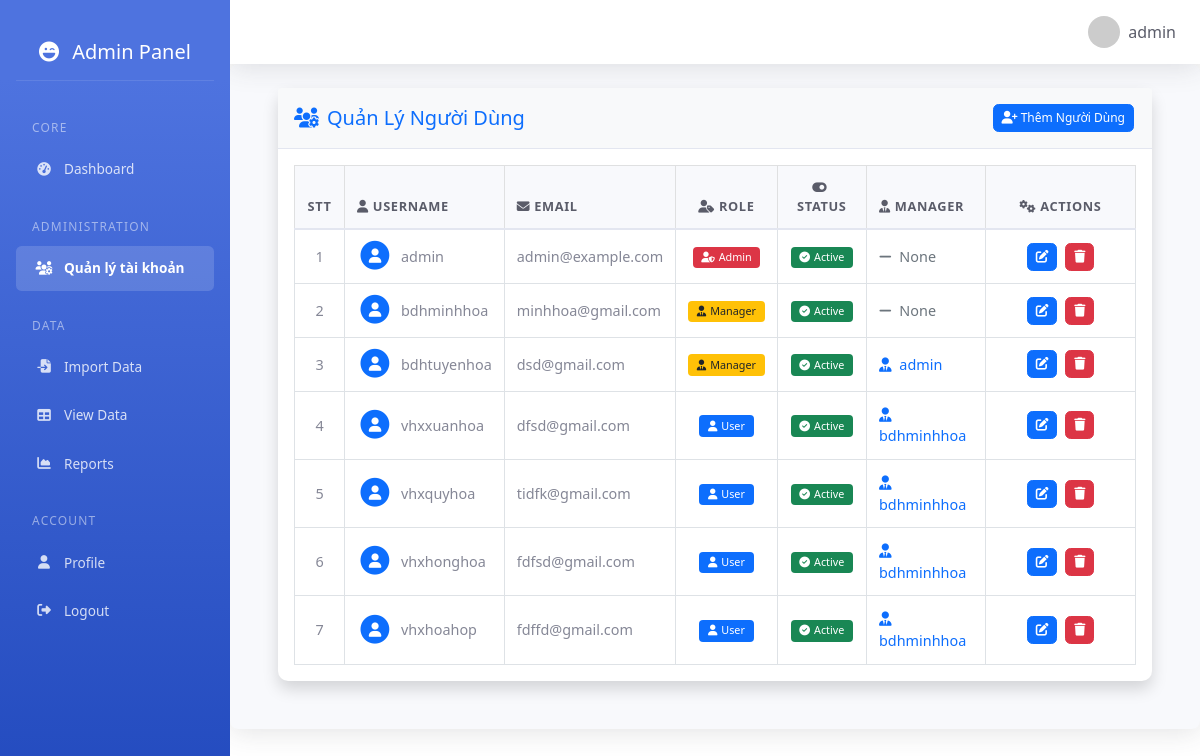
The app's page /admin/dashboard (signed in), older data.
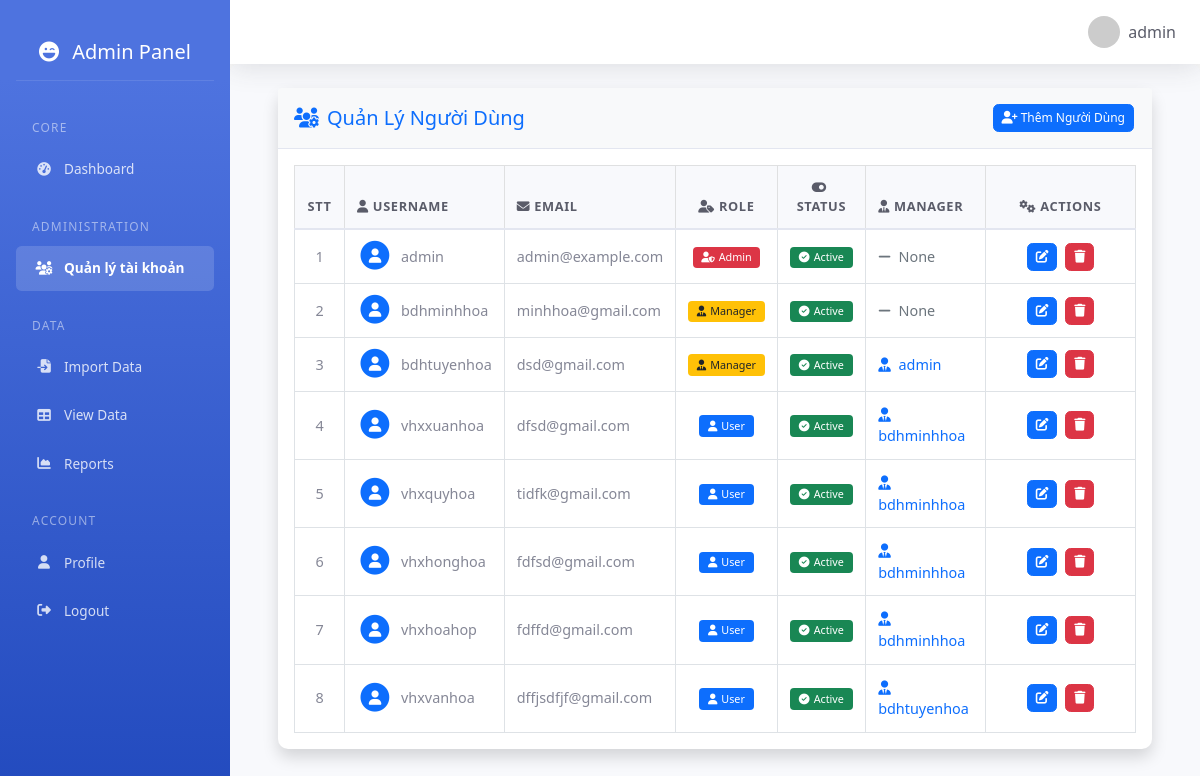
The same page, newer data.
### app.py (models this page shows, shortened)
class User(db.Model):
    id = db.Column(db.Integer, primary_key=True)
    username = db.Column(db.String(80), unique=True, nullable=False)
    email = db.Column(db.String(120), unique=True, nullable=False)
    password_hash = db.Column(db.String(120), nullable=False)
    role = db.Column(db.String(20), default='user')  # Đảm bảo column này tồn tại
    is_active = db.Column(db.Boolean, default=True)
    manager_id = db.Column(db.Integer, db.ForeignKey('user.id'), nullable=True)
    subordinates = db.relationship('User',
                                 backref=db.backref('manager', remote_side=[id]),
                                 lazy='dynamic',
                                 foreign_keys=[manager_id])
    @property
    def is_admin(self):
        return self.role == 'admin'

### app.py (the view)
@app.route('/admin/dashboard')
@admin_required
def admin_dashboard():
    users = User.query.all()
    current_user = User.query.filter_by(username=session['username']).first()
    return render_template('admin/dashboard.html',
                         users=users,
                         user=current_user)

### app.py (called while the page is built)
def admin_required(f):
    @wraps(f)
    def decorated_function(*args, **kwargs):
        if 'username' not in session:
            return redirect(url_for('login'))
        user = User.query.filter_by(username=session['username']).first()
        if not user or not user.is_admin:
            abort(403)  # Forbidden
        return f(*args, **kwargs)
    return decorated_function

@app.context_processor
def utility_processor():
    return {
        'datetime': datetime
    }

### templates/admin/dashboard.html (shortened to what the changed rows need)
{% extends "base.html" %}
{% block content %}
<div class="container-fluid px-4">
    <div class="card shadow mb-4">
        <div class="card-body">
            <div class="table-responsive">
                <table class="table table-hover table-bordered">
                    <thead class="table-light">
                        <tr>
                            <th class="text-center" width="50px">STT</th>
                            <th>
                                <i class="fas fa-user me-1"></i>Username
                            </th>
                            <th>
                                <i class="fas fa-envelope me-1"></i>Email
                            </th>
                            <th class="text-center">
                                <i class="fas fa-user-tag me-1"></i>Role
                            </th>
                            <th class="text-center">
                                <i class="fas fa-toggle-on me-1"></i>Status
                            </th>
                            <th>
                                <i class="fas fa-user-tie me-1"></i>Manager
                            </th>
                            <th class="text-center" width="150px">
                                <i class="fas fa-cogs me-1"></i>Actions
                            </th>
                        </tr>
                    </thead>
                    <tbody>
                        {% for user in users %}
                        <tr>
                            <td class="text-center">{{ loop.index }}</td>
                            <td>
                                <div class="d-flex align-items-center">
                                    <span class="fa-stack fa-1x me-2">
                                        <i class="fas fa-circle fa-stack-2x text-primary"></i>
                                        <i class="fas fa-user fa-stack-1x fa-inverse"></i>
                                    </span>
                                    {{ user.username }}
                                </div>
                            </td>
                            <td>{{ user.email }}</td>
                            <td class="text-center">
                                {% if user.role == 'admin' %}
                                    <span class="badge bg-danger">
                                        <i class="fas fa-user-shield me-1"></i>Admin
                                    </span>
                                {% elif user.role == 'manager' %}
                                    <span class="badge bg-warning text-dark">
                                        <i class="fas fa-user-tie me-1"></i>Manager
                                    </span>
                                {% else %}
                                    <span class="badge bg-primary">
                                        <i class="fas fa-user me-1"></i>User
                                    </span>
                                {% endif %}
                            </td>
                            <td class="text-center">
                                {% if user.is_active %}
                                    <span class="badge bg-success">
                                        <i class="fas fa-check-circle me-1"></i>Active
                                    </span>
                                {% else %}
                                    <span class="badge bg-secondary">
                                        <i class="fas fa-times-circle me-1"></i>Inactive
                                    </span>
                                {% endif %}
                            </td>
                            <td>
                                {% if user.manager %}
                                    <span class="text-primary">
                                        <i class="fas fa-user-tie me-1"></i>
                                        {{ user.manager.username }}
                                    </span>
                                {% else %}
                                    <span class="text-muted">
                                        <i class="fas fa-minus me-1"></i>
                                        None
                                    </span>
                                {% endif %}
                            </td>
                            <td class="text-center">
                                <a href="{{ url_for('admin_edit_user', user_id=user.id) }}"
                                   class="btn btn-primary btn-sm"
                                   title="Chỉnh sửa">
                                    <i class="fas fa-edit"></i>
                                </a>
                                <button class="btn btn-danger btn-sm"
                                        title="Xóa"
                                        onclick="deleteUser('{{ user.id }}')">
                                    <i class="fas fa-trash"></i>
                                </button>
                            </td>
                        </tr>
                        {% endfor %}
                    </tbody>
                </table>
            </div>
        </div>
    </div>
</div>
{% endblock %}

Row changes from the older to the newer data that the page shows:
added User: username "vhxvanhoa", email "dffjsdfjf@gmail.com", role "user" (drawn), is_active True (drawn), manager.username "bdhtuyenhoa"
